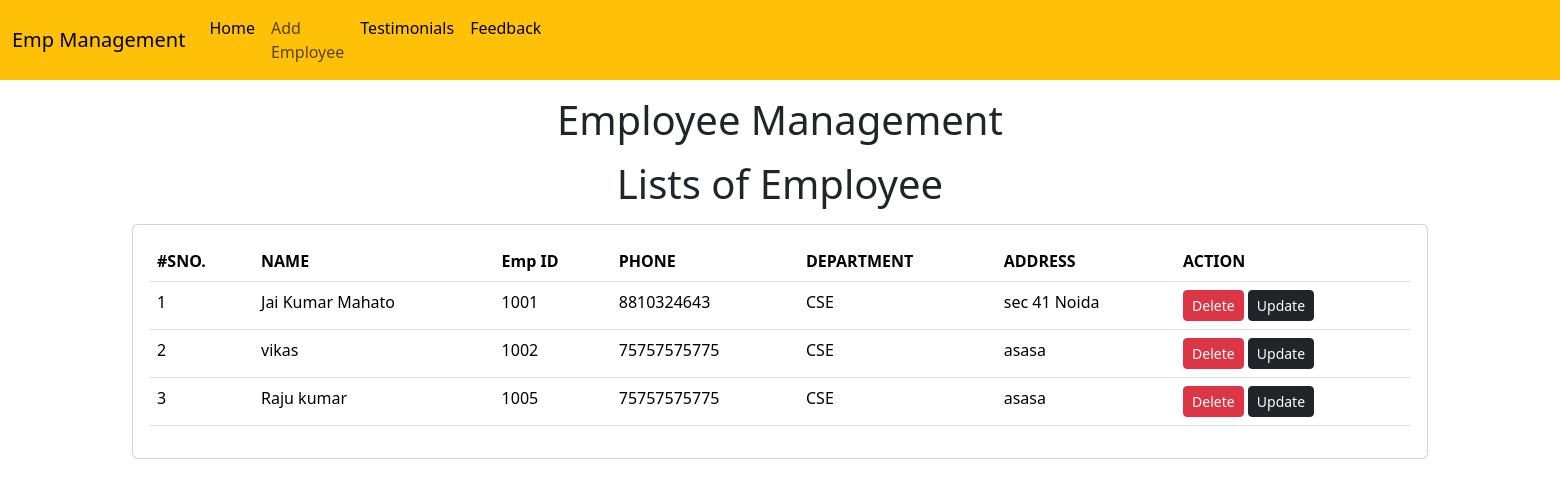
The app's page /jai/home/ with its own data.
### emp/models.py (models this page shows)
class Emp(models.Model):
    name=models.CharField(max_length=200)
    emp_id=models.CharField(max_length=200)
    phone=models.CharField(max_length=10)
    address=models.CharField(max_length=150)
    working=models.BooleanField(default=True)
    department=models.CharField(max_length=10)

### emp/views.py (the view)
# urls.py: path('home/', views.emp,name='emp'),
def emp(request):
    emps=Emp.objects.all()
    return render(request,"index.html",{
        'emps':emps
    })

### templates/index.html (shortened to what this page needs)
<!doctype html>
<html lang="en">
  <head>
    <link href="https://cdn.jsdelivr.net/npm/bootstrap@5.3.3/dist/css/bootstrap.min.css" rel="stylesheet">
  </head>
  <body>
    <nav class="navbar navbar-expand-lg bg-warning">
        <div class="container-fluid">
          <a class="navbar-brand" href="/home/">Emp Management</a>
          <div class="collapse navbar-collapse" id="navbarSupportedContent">
            <ul class="navbar-nav me-auto mb-2 mb-lg-0">
              <li class="nav-item">
                <a class="nav-link active" aria-current="page" href="/jai/home/">Home</a>
              </li>
              <li class="nav-item">
                <a class="nav-link" href="/jai/home/add">Add Employee</a>
              </li>
              <li class="nav-item">
                <a class="nav-link active" aria-current="page" href="/jai/testimonials/">Testimonials</a>
              </li>
              <li class="nav-item">
                <a class="nav-link active" aria-current="page" href="/jai/feedback/">Feedback</a>
              </li>
          </div>
        </div>
      </nav>
    <h1 class="text-center my-3">Employee Management</h1>
    <h1 class="text-center my-3">Lists of  Employee</h1>
    <div class="container">
      <div class="row">
        <div class="col-md-12">
          <div class="card">
            <div class="card-body">
              <table class="table">
                <thead>
                  <tr>
                    <th>#SNO.</th>
                    <th>NAME</th>
                    <th>Emp ID</th>
                    <th>PHONE</th>
                    <th>DEPARTMENT</th>
                    <th>ADDRESS</th>
                    <th>ACTION</th>
                  </tr>
                </thead>
                <tbody>
                  {% for e in emps %}
                   <tr>
                    <td>{{forloop.counter}}</td>
                    <td>{{e.name}}</td>
                    <td>{{e.emp_id}}</td>
                    <td>{{e.phone}}</td>
                    <td>{{e.department}}</td>
                    <td>{{e.address}}</td>
                    <td>
                      <a href="/jai/delete/{{e.id}}" class="btn btn-danger btn-sm">Delete</a>
                      <a href="/jai/update/{{e.id}}" class="btn btn-dark btn-sm">Update</a>
                    </td>
                   </tr>
                   {% endfor %}
                </tbody>
              </table>
            </div>
          </div>
        </div>
      </div>
    </div>
  </body>
</html>

### records on screen
Emp: name "Jai Kumar Mahato", emp_id "1001", phone "8810324643", department "CSE", address "sec 41 Noida"
Emp: name "vikas", emp_id "1002", phone "75757575775", department "CSE", address "asasa"
Emp: name "Raju kumar", emp_id "1005", phone "75757575775", department "CSE", address "asasa"
